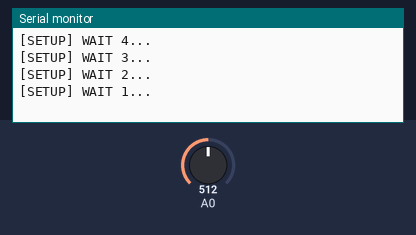
A sketch run on a simulated ESP8266 (NodeMCU). Parts: the last lines printed to the serial monitor. The test bench sets the inputs (shaded band); at power-on: A0 = 512. WiFi joins after 1.5 s; servers stay silent unless stated; uploads are accepted with an empty reply.

Above: at 5.2 s.
5.3 s: A0 set to 716
At 5.66 s:
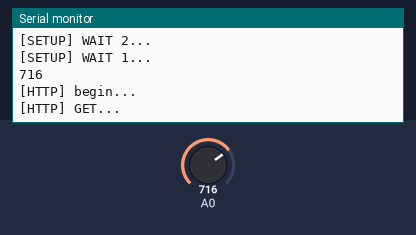
7.0 s: A0 set to 900
At 7.26 s:
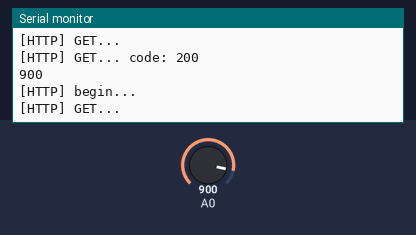
Timing chart, 0 to 10.0 s (numbered marks = the images above; inputs shaded):
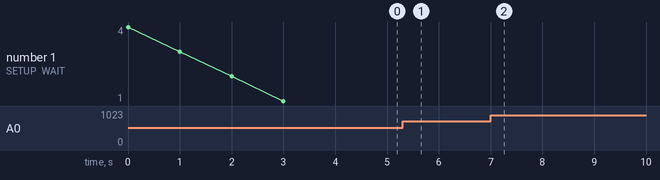

Measured:
- after the input at 5.3 s, the serial monitor: prints a new line after 0.20 s (image 1)
- after the input at 7.0 s, the serial monitor: prints a new line after 0.11 s (image 2)

The sketch:

nodemcu_gateway.ino
```cpp
/**
 * This Arduino Sketch is written as part of bigger project where 2 machine talk to each other through
 * Gateway. Below is description
 * 1. NodeMCU: machine 1. It is connected to LDR which emits its resistance value.
 * 2. Arduino: machine 2. It is connected to blinking LED. The state of LED will be controlled by
 * the value received from LDR connected to NodeMCU
 * 3. Node-Red: Gateway server which is running on RaspberryPi board. NodeMCU and Arduino communicate with
 * each other through Node-Red gateway server.
 *
 * The sketch included below is responsible for controlling LDR through NodeMCU board
 *
 */

#include <Arduino.h>

#include <ESP8266WiFi.h>
#include <ESP8266WiFiMulti.h>

#include <ESP8266HTTPClient.h>

#define USE_SERIAL Serial

ESP8266WiFiMulti WiFiMulti;

void setup() {

    USE_SERIAL.begin(9600);
   // USE_SERIAL.setDebugOutput(true);

    USE_SERIAL.println();
    USE_SERIAL.println();
    USE_SERIAL.println();

    for(uint8_t t = 4; t > 0; t--) {
        USE_SERIAL.printf("[SETUP] WAIT %d...\n", t);
        USE_SERIAL.flush();
        delay(1000);
    }

    WiFiMulti.addAP("Dilip Dindorkar", "Tinkya12@#");
}

void loop() {
    // wait for WiFi connection
    if((WiFiMulti.run() == WL_CONNECTED)) {

        // Read LDR value
        int ldr = analogRead(A0);
        USE_SERIAL.println(ldr);

        // Form URL to send LDR value to gateway(read Node-RED)
        char url[256];
        sprintf (url, "http://192.168.1.13:1880/nodemcu?ldr=%d", ldr);

        HTTPClient http;

        USE_SERIAL.print("[HTTP] begin...\n");
        // configure traged server and url
        http.begin(url); //HTTP

        USE_SERIAL.print("[HTTP] GET...\n");
        // start connection and send HTTP header
        int httpCode = http.GET();

        // httpCode will be negative on error
        if(httpCode > 0) {
            // HTTP header has been send and Server response header has been handled
            USE_SERIAL.printf("[HTTP] GET... code: %d\n", httpCode);

            // file found at server
            if(httpCode == HTTP_CODE_OK) {
                String payload = http.getString();
                USE_SERIAL.println(payload);
            }
        } else {
            USE_SERIAL.printf("[HTTP] GET... failed, error: %s\n", http.errorToString(httpCode).c_str());
        }

        http.end();
    }
}
```

sloeber.ino.cpp
```cpp
#ifdef __IN_ECLIPSE__
//This is a automatic generated file
//Please do not modify this file
//If you touch this file your change will be overwritten during the next build
//This file has been generated on 2021-06-11 23:43:42

#include "Arduino.h"
#include <Arduino.h>
#include <ESP8266WiFi.h>
#include <ESP8266WiFiMulti.h>
#include <ESP8266HTTPClient.h>

void setup() ;
void loop() ;

#include "nodemcu_gateway.ino"


#endif
```
